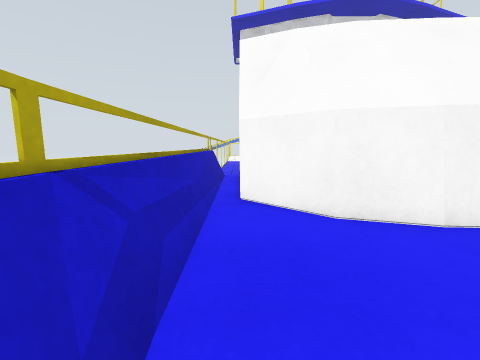
[1] (above)

16 first-person views from a walk through a world built for the Gazebo simulator. The camera is 0.72 m above the floor, tilts 8° down and sees 90° across. The floor is counted in squares, 0.5 m on a side. Each view is taken from the middle of a square. On the plan, view 1 faces up. The plan holds only what a view shows up to about 13 squares ahead; the rest is blank. The place goes on beyond the plan.

[2]
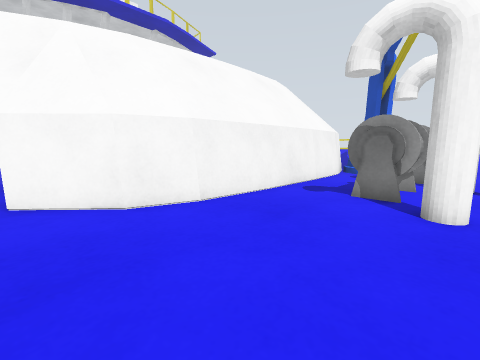

[3]
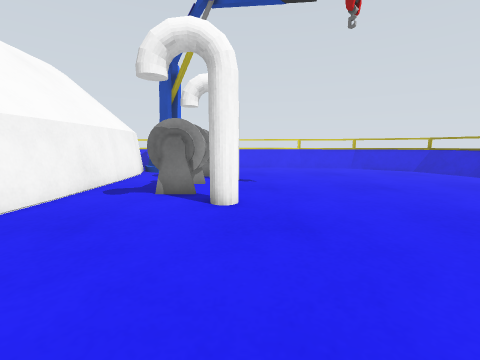

[4]
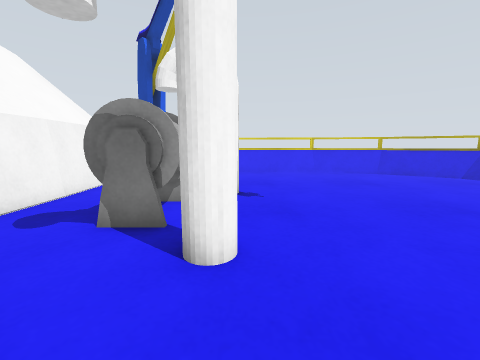

[5]
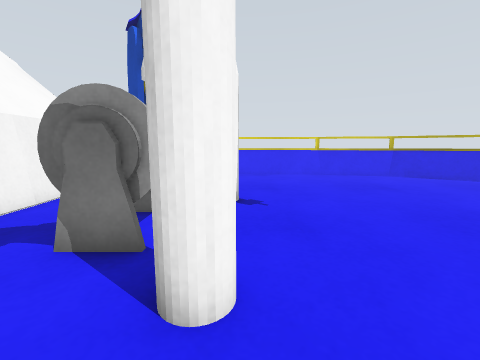

[6]
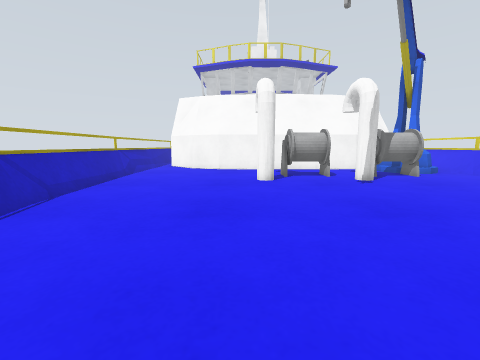

[7]
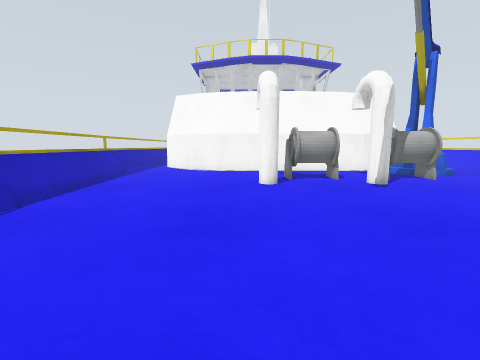

[8]
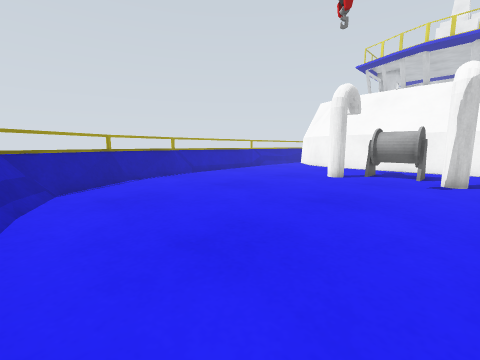

[9]
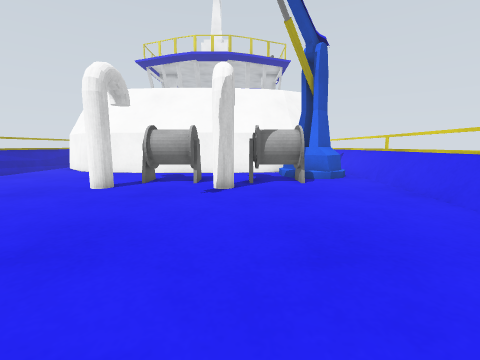

[10]
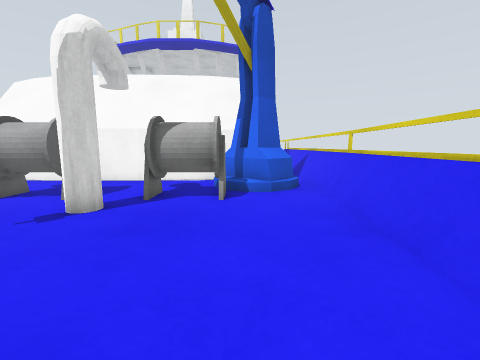

[11]
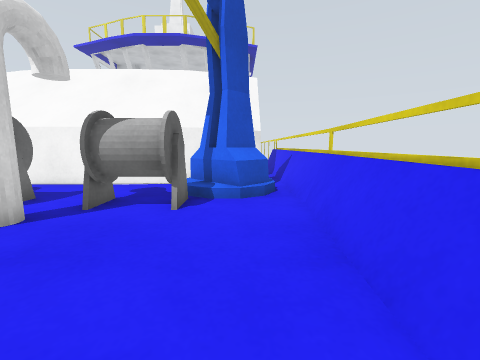

[12]
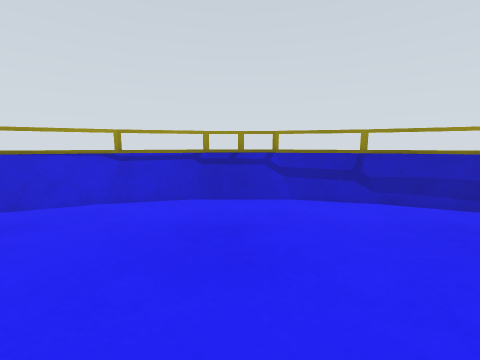

[13]
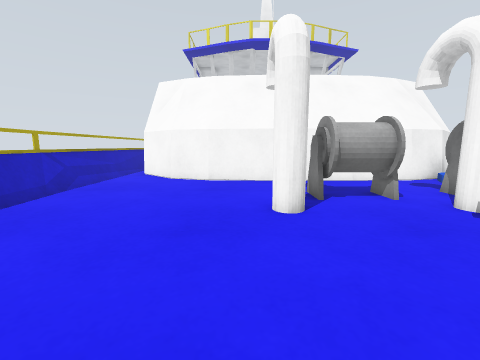

[14]
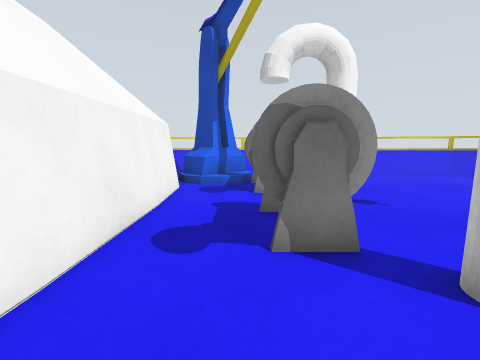

[15]
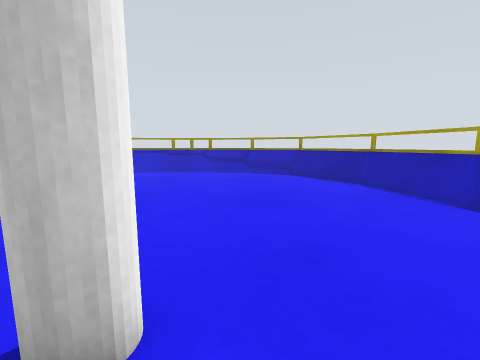

[16]
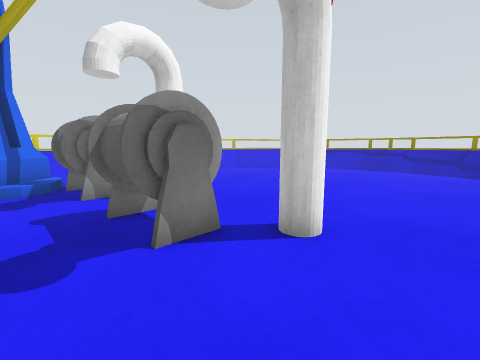

### Floor plan
Key: @ floor where view 1 was taken; # wall or solid block; x gap in a wall; . floor; / step, stairs or slope; = window, fence, low wall or low ledge; v drop or lower ground; T thing the floor can be seen under or through.
Columns run from 1 left of view 1 to 17 right of it. Each row starts with its distance up from view 1.
  8 =##              #=
  7 =###            ##=
  6 ==##           ##==
  5 =.=#####    ####=.=
  4 =...===#####===##.#
  3 =.............=##x#
  2 =.......===..====.#
  1 =......#=TTTTT#=..=
  0 =@.....#===TT==...=
 -1 =..........TT.....=
 -2 =.................=
 -3 =................##
 -4 ##...............=#
 -5 #=...............==
 -6 ==...............==
 -7 v=...............=v
 -8 v=...............=
 -9  #=.............=#
-10  v#=...........=#v
-11   =#=.........=#=
-12   v##=/...../=##v
-13     v==/////==v
-14       vvvvvvv

Where each view was taken, in squares from view 1:
view 1: 0 up, 0 right, facing up
view 2: 1 down, 0 right, facing up-right
view 3: 1 down, 0 right, facing right
view 4: 1 down, 3 right, facing right
view 5: 1 down, 4 right, facing right
view 6: 11 down, 5 right, facing up
view 7: 10 down, 5 right, facing up
view 8: 12 down, 11 right, facing up-left
view 9: 9 down, 11 right, facing up
view 10: 6 down, 14 right, facing up
view 11: 5 down, 15 right, facing up
view 12: 6 down, 8 right, facing down
view 13: 6 down, 5 right, facing up
view 14: 2 up, 4 right, facing right
view 15: 1 up, 5 right, facing down
view 16: 3 up, 4 right, facing down-right
